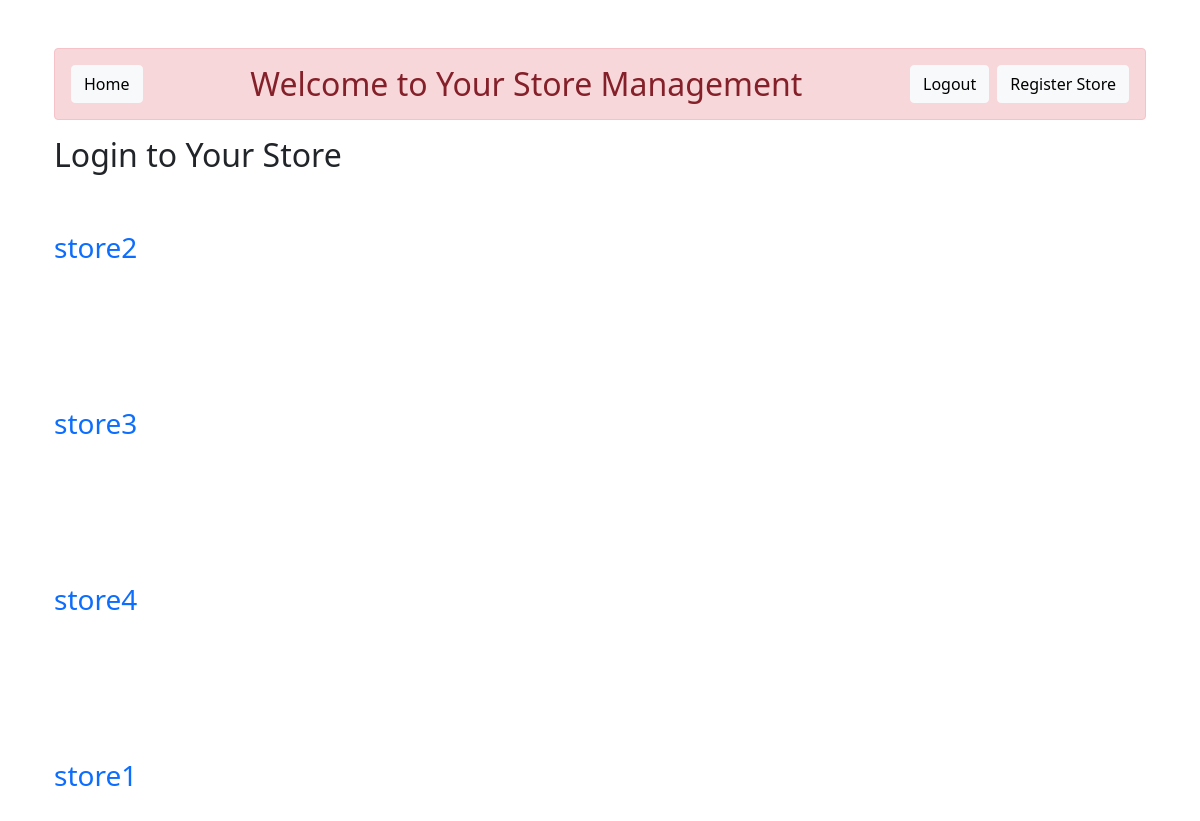
The app's page /, older data.
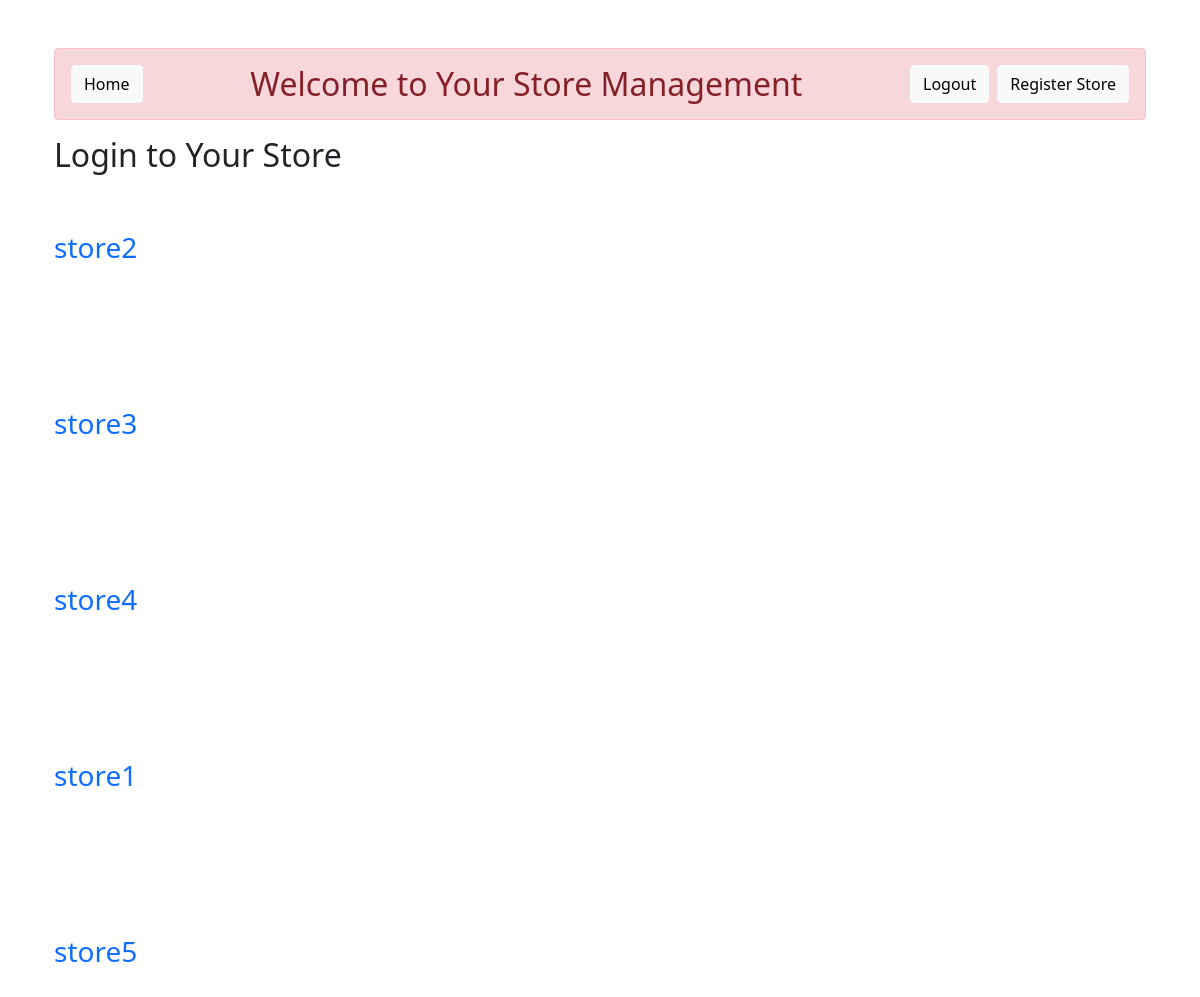
The same page, newer data.
### stores/models.py (models this page shows, shortened)
class Store(models.Model):
    user = models.OneToOneField(User,on_delete=models.CASCADE)
    store_name =models.CharField(max_length=50)

### stores/views.py (the view)
# urls.py: path('', views.stores),
def stores(request):
    store_q=Store.objects.all()
    return render(request,'stores/all_stores.html',{'stores':store_q,})

### stores/templates/stores/all_stores.html (shortened to what this page needs)
{% extends "stores/base.html" %}
{% block content %}
<div class="row">
   <div class="col-sm-6 mb-5">
 <h2>Login to Your Store</h2>
</div>
   </div>
   {% for s in stores %}
      <a href="{% url "login" s.id  %}" style=" text-decoration: none;"><h3>{{s.store_name}} <h3></a><br><br><br><br>
   {% endfor%}
</div>
{% endblock content %}

### stores/templates/stores/base.html (shortened to what this page needs)
<!DOCTYPE html>
{% load static %}
<html lang="en">
<head>
    <link rel="stylesheet" href="{% static 'stores\css\bootstrap.css' %}">
</head>
<body class="container bg-gray">
 <div class="container mt-5  ">
    <h2 class="text-center alert alert-danger"><a href= "/Mystore/"  type="button"  class="btn btn-light float-start">Home   </a> Welcome to Your Store Management  <button type="button" class="btn btn-light float-end" data-bs-toggle="modal" data-bs-target="#staticBackdrop">Register Store</button><a href= "/logout/"  type="button"  class="btn btn-light float-end me-2">Logout  </a>
    </h2>
  <div>
    {% block content %}
    {% endblock content %}
</div>
</body>
</html>

Row changes from the older to the newer data that the page shows:
added Store: store_name "store5"
